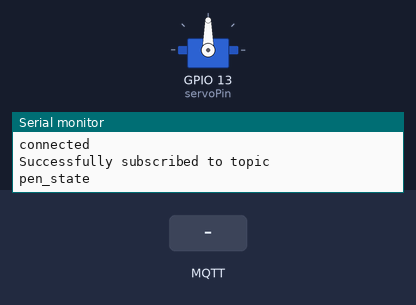
A sketch run on a simulated ESP32. On the bench: servo, the last lines printed to the serial monitor. Inputs (shaded band) come from the test bench. WiFi joins after 1.5 s; servers stay silent unless stated; no MQTT or app messages arrive unless stated.

Above: at 2.7 s.
2.8 s: MQTT message "down" arrives on the first subscribed topic
At 4.0 s:
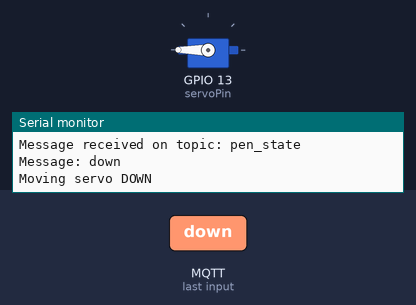
4.3 s: MQTT message "up" arrives on the first subscribed topic
At 5.2 s:
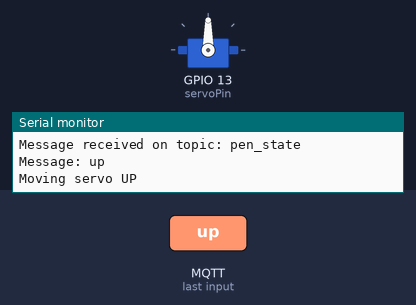
Timing chart, 0 to 7.3 s (numbered marks = the images above; inputs shaded):
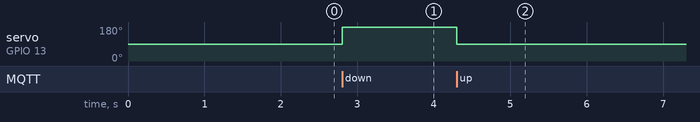

Measured:
- after the input at 2.8 s, servo on GPIO 13 (servoPin): 90° → 180° at once
- after the input at 4.3 s, servo on GPIO 13 (servoPin): 180° → 90° at once

The sketch:

esp32servo_s0009_pen_state.ino
```cpp
/*
 * ESP32 S0009 servo motor
 */
#include <WiFi.h>
#include <PubSubClient.h>

#include <ESP32Servo.h>

// create servo object to control a servo
Servo myservo;

// GPIO the servo is attached to
static const int servoPin = 13;

// Replace with your network credentials
const char *ssid = "...";
const char *password = "...";

// Put your MQTT broker credentials here
const char *mqttServer = "...";
const int mqttPort = 1883;
// const char* mqttUser = "mqttuser";
// const char* mqttPassword = "password";
const char *mqttTopic = "pen_state";

WiFiClient wlanClient;
PubSubClient client(wlanClient);

void setup(void)
{
  /* Serial Monitor setup */
  Serial.begin(115200);
  Serial.println("Wifi S0009 servo motor controller");

  // /* Servo setup */
  myservo.attach(servoPin); // attaches the servo on pin 13 to the servo object
  myservo.write(90);        // set servo initially to UP

  /* Wifi + server functions */
  WiFi.mode(WIFI_STA); // Connect to wifi
  WiFi.begin(ssid, password);

  Serial.println("Connecting to ");
  Serial.print(ssid);

  // Wait for WiFi to connect
  while (WiFi.waitForConnectResult() != WL_CONNECTED)
  {
    delay(1000);
    Serial.print(".");
  }

  // If connection successful show IP address in serial monitor
  Serial.println("");
  Serial.print("Connected to ");
  Serial.println(ssid);
  Serial.print("IP address: ");
  Serial.println(WiFi.localIP()); // IP address assigned to your ESP

  /* MQTT setup */
  client.setServer(mqttServer, mqttPort);
  client.setCallback(callback);

  connectToMqtt();
}

// Handle incoming MQTT messages
void callback(char *topic, byte *payload, unsigned int length)
{
  Serial.print("Message received on topic: ");
  Serial.println(topic);
  Serial.print("Message: ");

  String message = "";
  for (int i = 0; i < length; i++)
  {
    message += (char)payload[i];
  }
  Serial.println(message);

  // Control servo motor based on pen state
  if (message == "up")
  {
    // Code to move the servo up
    myservo.write(90);
    Serial.println("Moving servo UP");
  }
  else if (message == "down")
  {
    // Code to move the servo down
    myservo.write(180);
    Serial.println("Moving servo DOWN");
  }
}

void connectToMqtt()
{
  while (!client.connected())
  {
    Serial.println("Connecting to MQTT...");

    // if (client.connect("ESP32Client", mqttUser, mqttPassword )) {
    if (client.connect("ESP32Client"))
    {

      Serial.println("connected");

      if (client.subscribe(mqttTopic))
      {
        Serial.println("Successfully subscribed to topic");
        Serial.println(mqttTopic);
      }
      else
      {
        Serial.println("Failed to subscribe to topic");
      }
    }
    else
    {

      Serial.print("Failed with state ");
      Serial.println(client.state());
      delay(2000);
    }
  }
}

void loop(void)
{
  // Check WiFi connection
  if (WiFi.status() != WL_CONNECTED)
  {
    Serial.println("WiFi Disconnected. Attempting to reconnect...");
    while (WiFi.status() != WL_CONNECTED)
    {
      delay(1000);
      Serial.println("Connecting to WiFi...");
      WiFi.begin(ssid, password);
    }
    Serial.println("Connected to WiFi");
  }

  // Check MQTT connection
  if (!client.connected())
  {
    Serial.println("MQTT disconnected. Attempting to reconnect...");
    connectToMqtt();
  }
  // Process incoming messages and maintain MQTT connection
  client.loop();
}
```
